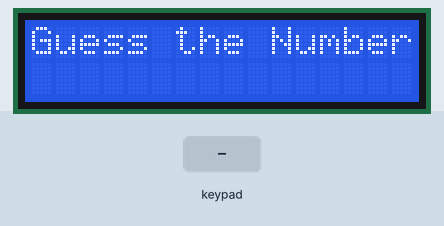
A sketch run on a simulated Arduino Mega 2560, built with avr-gcc and run on an emulated ATmega2560. Shown: 16×2 character LCD. The test bench sets the inputs (shaded band). Random numbers use the default seed unless the sketch sets one.

Above: at 1.2 s.
1.3 s: keypad keys 2 2 2 4 2 6 2 8 # pressed 0.4 s apart
At 5.3 s:
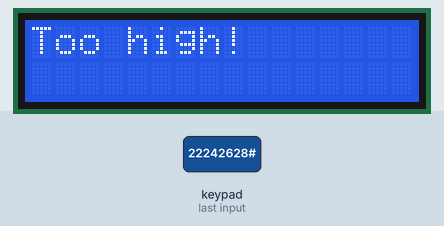
7.9 s: key '#' pressed
At 9.0 s:
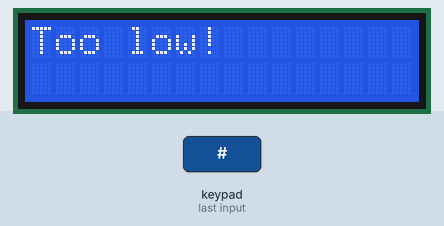
10.9 s: key '1' pressed
At 12.1 s:
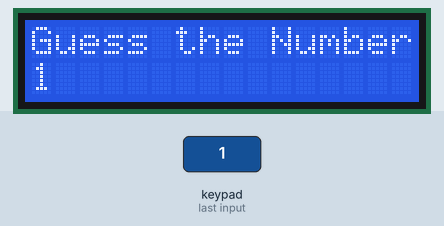
12.4 s: keypad keys 3 0 3 2 3 4 3 6 pressed 0.4 s apart
At 15.5 s:
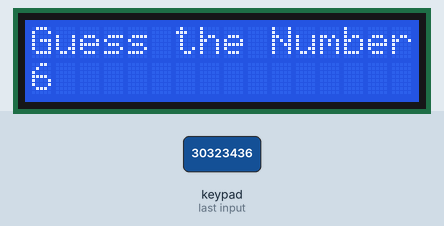
Timing chart, 0 to 17.0 s (numbered marks = the images above; inputs shaded):
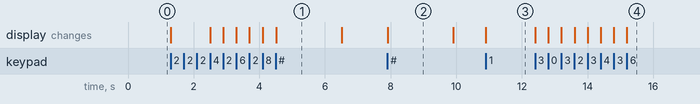

Measured:
- after the input at 1.3 s, the display: first changes at once (image 1 shows a later state)
- after the input at 7.9 s, the display: changes at once (image 2)
- after the input at 10.9 s, the display: changes at once (image 3)
- after the input at 12.4 s, the display: first changes at once (image 4 shows a later state)
- what the display in image 1 shows lasts 2.0 s, from 4.5 s to 6.5 s

The sketch:

guessing_game.ino
```cpp
#include <Keypad.h>
#include <LiquidCrystal.h>


const byte ROWS = 4;
const byte COLS = 4;
char keys[ROWS][COLS] = {
  {'1', '2', '3', 'A'},
  {'4', '5', '6', 'B'},
  {'7', '8', '9', 'C'},
  {'*', '0', '#', 'D'}
};
byte rowPins[ROWS] = {22, 24, 26, 28};
byte colPins[COLS] = {30, 32, 34, 36};


Keypad keypad = Keypad(makeKeymap(keys), rowPins, colPins, ROWS, COLS);


LiquidCrystal lcd(7, 8, 9, 10, 11, 12);


int randomNumber;
int userGuess;
boolean gameWon = false;

void setup() {
  randomSeed(analogRead(A0));

  lcd.begin(16, 2);
  lcd.setCursor(0, 0);
  lcd.print("Guess the Number");

  randomNumber = random(1, 10);
}

void loop() {
  char key = keypad.getKey();
  lcd.setCursor(0, 1);
  if (key != NO_KEY) {
    if (isdigit(key)) {
      userGuess = userGuess * 10 + (key - '0');
      lcd.print(key);
    } else if (key == '#') {

      if (userGuess == randomNumber) {
        lcd.clear();
        lcd.print("Correct!");
        gameWon = true;
      } else if (userGuess < randomNumber) {
        lcd.clear();
        lcd.print("Too low!");

      } else {
        lcd.clear();
        lcd.print("Too high!");
      }

      delay(2000);

      if (gameWon) {

        randomNumber = random(1, 10);
        gameWon = false;
      }


      userGuess = 0;
      lcd.clear();
      lcd.print("Guess the Number");
    }
  }
}
```
